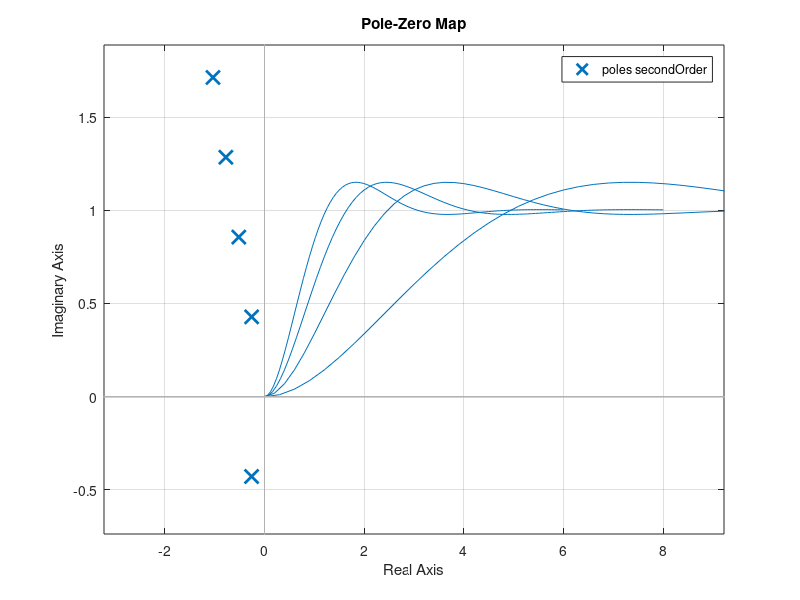

Here is the MATLAB script that generated this plot:
% first we want to define our percent overshoot, PO
PO = 15;
% then we'll calculate zeta (damping ratio) using the eqn
zeta = abs(log(PO/100)) / (sqrt(pi^2 + log(PO/100)^2));

% now I want to define a second order transfer function and since natural
% frequency, w, doesn't impact overshoot, I'm free to choose any value
w = 1; % 1 rad/s

s = tf('s');

% now i can use s to create more complicated transfer functions
secondOrder = w^2/(s^2 + 2*zeta*w*s + w^2);

% now we can see what the step response looks like
step(secondOrder)

%% let's see how natural frequency doesn't really matter for overshoot
for w = 0.5:0.5:2
    secondOrder = w^2/(s^2 + 2*zeta*w*s + w^2);
    step(secondOrder);
    hold all
end

%% let's see how the poles move in the s-plane
close
for w = 0.5:0.5:2
    secondOrder = w^2/(s^2 + 2*zeta*w*s + w^2);
    pzmap(secondOrder)
    hold all
end